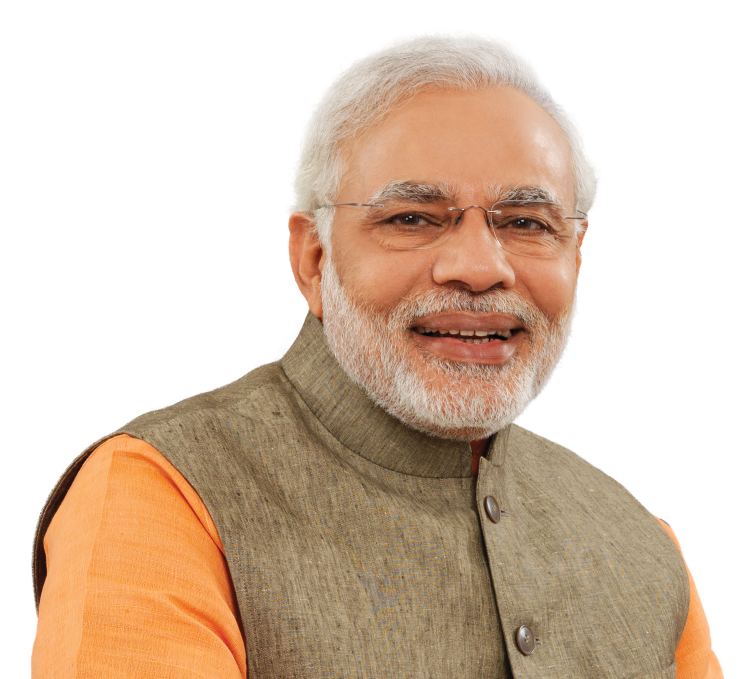
#> input picture image_examples-20250315T132046Z-001/image_examples/Modi.jpg, 1500 x 1358 px (shown at 1/2 size)
$ jupyter execute ComputerVision.ipynb   (text cells are left out)
#> lines starting #> are read from the running program, lines starting #| are printed output that depends on the picture; after the words box and inside, x2 and y2 are one past the last pixel; in counts of white or black regions, pixels touching at a corner belong together; pictures that were not available may be replaced by others from this repository, and a replacement may not be noted
[cell 1]
import cv2
import numpy as np
import warnings
warnings.simplefilter('ignore')

[cell 2]
img=cv2.imread("image_examples-20250315T132046Z-001/image_examples/Modi.jpg",1)
#> img is the input picture: shape (1358, 1500, 3); mean B, G, R 178.6, 196.6, 217.3
print(img)
#> (printed output is left out)

[cell 3]
img.shape
#> Out = (1358, 1500, 3)

[cell 4]
type(img)

[cell 5]
cv2.imshow('PM',img)
cv2.waitKey(5000)       # Displays image for 5 seconds
cv2.destroyAllWindows()

[cell 6]
resized_img=cv2.resize(img,(500,500))
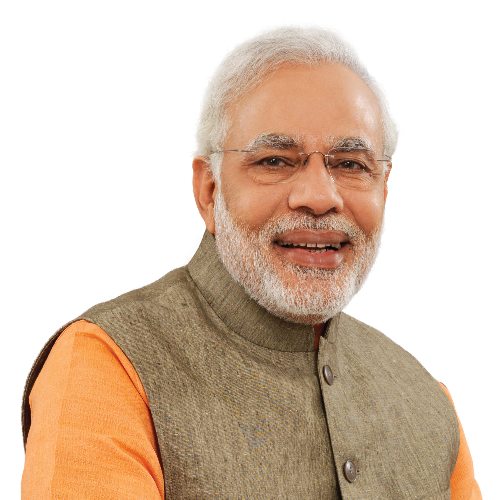
#> resized_img: shape (500, 500, 3); mean B, G, R 178.5, 196.5, 217.2
gray_img=cv2.cvtColor(resized_img,cv2.COLOR_BGR2GRAY)
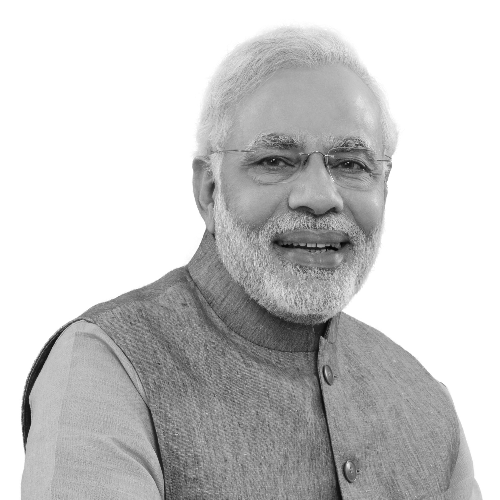
#> gray_img: shape (500, 500); min 3, max 255, mean 200.7

cv2.imshow('B/W PM',gray_img)
cv2.waitKey(4000)
cv2.destroyAllWindows()

[cell 7]
cv2.imwrite('bw_modi.jpg',gray_img)
#> Out = True

[cell 8]
face_model=cv2.CascadeClassifier('Haarcascades-20250315T132046Z-001/Haarcascades/haarcascade_frontalface_default.xml')

img=cv2.imread("image_examples-20250315T132046Z-001/image_examples/Modi.jpg",1)
# img=cv2.imread("C:/Users/user/Pictures/Saved Pictures/IMG_7594.jpg",1)
img=cv2.resize(img,(500,500))
img=cv2.cvtColor(img,cv2.COLOR_BGR2GRAY)

faces=face_model.detectMultiScale(img,1.3,5)
#> faces = [[205, 80, 216, 216]]

if len(faces) == 0:
    print("No faces detected.")
else:
    for (x,y,w,h) in faces:
        cv2.rectangle(img,(x,y),(x+w,y+h),(0,21,220),2)  # (x, y) → Top-left corner of the rectangle.
#> this loop made 1 pass
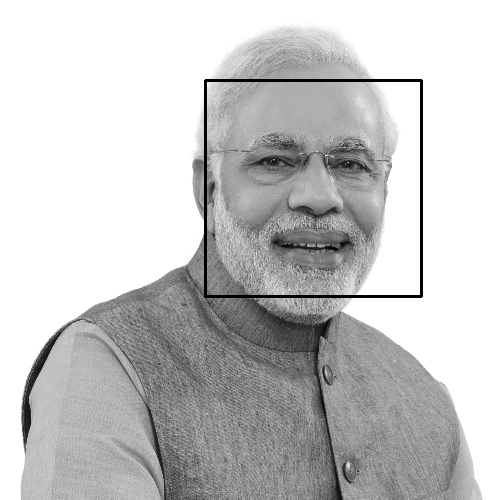
#> img: shape (500, 500); 1.04% of pixels changed, all inside (x1, y1, x2, y2) = (204, 79, 423, 298)
                                                         # (x + w, y + h) → Bottom-right corner (calculated using width w and height h).

cv2.imshow('Face_Detection',img)
cv2.waitKey(0)                        #  waits indefinitely for a key press, ensuring the image window remains open.
cv2.destroyAllWindows()

[cell 9]
face_model=cv2.CascadeClassifier('Haarcascades-20250315T132046Z-001/Haarcascades/haarcascade_frontalface_default.xml')
eye_model=cv2.CascadeClassifier('Haarcascades-20250315T132046Z-001/Haarcascades/haarcascade_eye.xml')

# Check if the classifiers are loaded properly
if face_model.empty():
    print("Error: Face cascade file not loaded.")
if eye_model.empty():
    print("Error: Eye cascade file not loaded.")

# img=cv2.imread("C:/Users/user/Pictures/Saved Pictures/IMG_7594.jpg",1)
img=cv2.imread("image_examples-20250315T132046Z-001/image_examples/Modi.jpg",1)
img=cv2.resize(img,(500,500))
img=cv2.cvtColor(img,cv2.COLOR_BGR2GRAY)

faces=face_model.detectMultiScale(img,1.3,6)

if len(faces) == 0:
    print("No faces detected.")
else:
    for (x,y,w,h) in faces:
        cv2.rectangle(img,(x,y),(x+w,y+h),(255,0,120),2)
        roi_img=img[y:y+h,x:x+w]               # img[y:y+h, x:x+w] because y corresponds to rows (height) and x corresponds to columns (width)
        eyes=eye_model.detectMultiScale(roi_img)
        for ex,ey,ew,eh in eyes:
            if len(eyes) == 0:
                print("No faces detected.")
            else:
                cv2.rectangle(roi_img,(ex,ey),(ex+ew,ey+eh),(0,0,255),2)
#> this loop made 1 pass
#> (x, y, w, h, eyes) on pass 1: (205, 80, 216, 216, [[40, 64, 49, 49], [124, 68, 48, 48]])
#> pass 1, `roi_img=img[y:y+h,x:x+w]`:
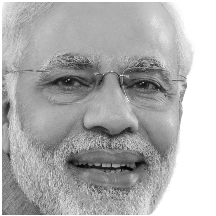
#> roi_img: shape (216, 216); min 3, max 255, mean 174.7
#> after the loop:
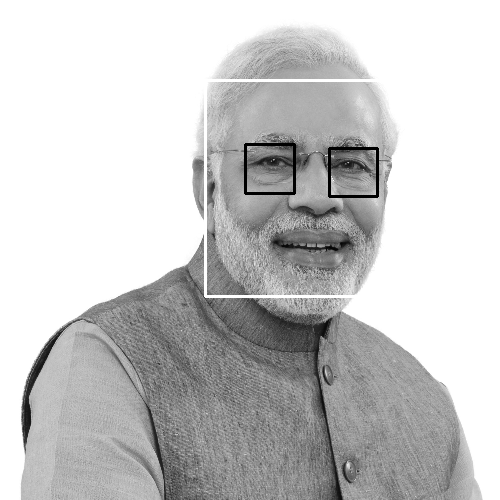
#> img: shape (500, 500); 1.1% of pixels changed, all inside (x1, y1, x2, y2) = (204, 79, 382, 298)
#> after the loop:
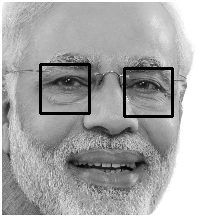
#> roi_img: shape (216, 216); 2.48% of pixels changed, all inside (x1, y1, x2, y2) = (39, 63, 174, 118)

cv2.imshow('Face_Eye_Detection',img)
cv2.waitKey(0)                        #  waits indefinitely for a key press, ensuring the image window remains open.
cv2.destroyAllWindows()

[cell 10]
import cv2

video=cv2.VideoCapture(0)

while True:
    check,frame=video.read()
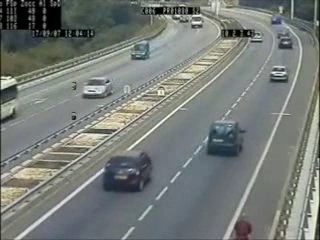
#> input picture frame 75 of image_examples-20250315T132046Z-001/image_examples/cars.avi, 320 x 240 px, given in place of the camera
#> frame is the input picture: shape (240, 320, 3); mean B, G, R 120, 123.9, 118.8

    if not check:
        print("Failed to grab frame")
        break

    gray_frame=cv2.cvtColor(frame,cv2.COLOR_BGR2GRAY)
    cv2.imshow("video",gray_frame)
    if cv2.waitKey(1)==ord('q'):
#> (key q is pressed here)
        break

video.release()
cv2.destroyAllWindows()

[cell 11]
face_model=cv2.CascadeClassifier('Haarcascades-20250315T132046Z-001/Haarcascades/haarcascade_frontalface_default.xml')
eye_model=cv2.CascadeClassifier('Haarcascades-20250315T132046Z-001/Haarcascades/haarcascade_eye.xml')

# Check if the classifiers are loaded properly
if face_model.empty():
    print("Error: Face cascade file not loaded.")
if eye_model.empty():
    print("Error: Eye cascade file not loaded.")

def detect(gray,frame):
    faces=face_model.detectMultiScale(gray,1.3,5)
#> faces = ()
    for x,y,w,h in faces:
        cv2.rectangle(frame,(x,y),(x+w,y+h),(255,0,0),2)
        roi_gray=gray[y:y+h,x:x+w]
        roi_color=frame[y:y+h,x:x+w]
        eyes=eye_model.detectMultiScale(roi_gray,1.1,3)
        for (ex,ey,ew,eh) in eyes:
            cv2.rectangle(roi_color,(ex,ey),(ex+ew,ey+eh),(0,255,0),2)
#> this loop made 0 passes
    return frame

video=cv2.VideoCapture(0)

while True:
    check,frame=video.read()
    if not check:
        print("Failed to grab frame")
        break
    gray=cv2.cvtColor(frame,cv2.COLOR_BGR2GRAY)
    face_detect=detect(gray,frame)
    cv2.imshow("Face Recognition",face_detect)
    if cv2.waitKey(1)==ord('q'):
#> (key q is pressed here)
        break

video.release()
cv2.destroyAllWindows()

[cell 12]
import cv2

body_model=cv2.CascadeClassifier('Haarcascades-20250315T132046Z-001/Haarcascades/haarcascade_fullbody.xml')

if body_model.empty():
    print("Error: Full Body cascade file not loaded.")
    exit()

video=cv2.VideoCapture('image_examples-20250315T132046Z-001/image_examples/walking.avi')


while video.isOpened():
    check,frame=video.read()

    if not check:
        print("Failed to grab frame")
        break

    gray=cv2.cvtColor(frame,cv2.COLOR_BGR2GRAY)
    bodies=body_model.detectMultiScale(gray,1.1,3)
#> bodies = ()

    for x,y,w,h in bodies:
        cv2.rectangle(frame,(x,y),(x+w,y+h),(0,255,255),2)

    cv2.imshow("Pedesterian Detection",frame)

    if cv2.waitKey(1)==ord('q'):
#> (key q is pressed here)
        break

video.release()
cv2.destroyAllWindows()

[cell 13]
import cv2
import time

car_model=cv2.CascadeClassifier('Haarcascades-20250315T132046Z-001/Haarcascades/haarcascade_car.xml')
body_model=cv2.CascadeClassifier('Haarcascades-20250315T132046Z-001/Haarcascades/haarcascade_fullbody.xml')

if body_model.empty():
    print("Error: Full Body cascade file not loaded.")
    exit()

video=cv2.VideoCapture('image_examples-20250315T132046Z-001/image_examples/cars.avi')

while video.isOpened():
    time.sleep(0.05)
    check,frame=video.read()

    if not check:
        print("Failed to grab frame")
        break

    gray=cv2.cvtColor(frame,cv2.COLOR_BGR2GRAY)
    bodies=car_model.detectMultiScale(gray,1.1,3)
#> bodies = [[257, 55, 40, 40], [74, 74, 36, 36], [115, 29, 44, 44], [95, 151, 58, 58], [191, 110, 66, 66]]

    for x,y,w,h in bodies:
        cv2.rectangle(frame,(x,y),(x+w,y+h),(0,255,255),2)
#> this loop made 5 passes
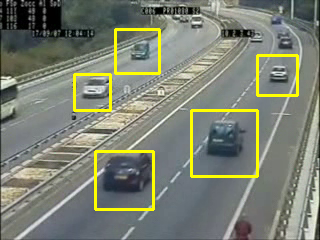
#> frame: shape (240, 320, 3); 3.79% of pixels changed, all inside (x1, y1, x2, y2) = (73, 28, 299, 211)

    gray=cv2.cvtColor(frame,cv2.COLOR_BGR2GRAY)
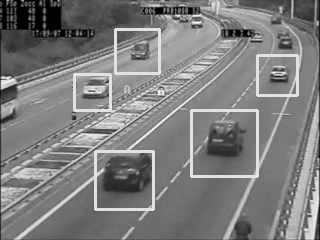
#> gray: shape (240, 320); min 0, max 255, mean 125.5
    bodies=body_model.detectMultiScale(gray,1.1,3)
#> bodies = ()

    for x,y,w,h in bodies:
        cv2.rectangle(frame,(x,y),(x+w,y+h),(255,0,255),2)

    cv2.imshow("Car Detection",frame)

    if cv2.waitKey(1)==ord('q'):
#> (key q is pressed here)
        break

video.release()
cv2.destroyAllWindows()
